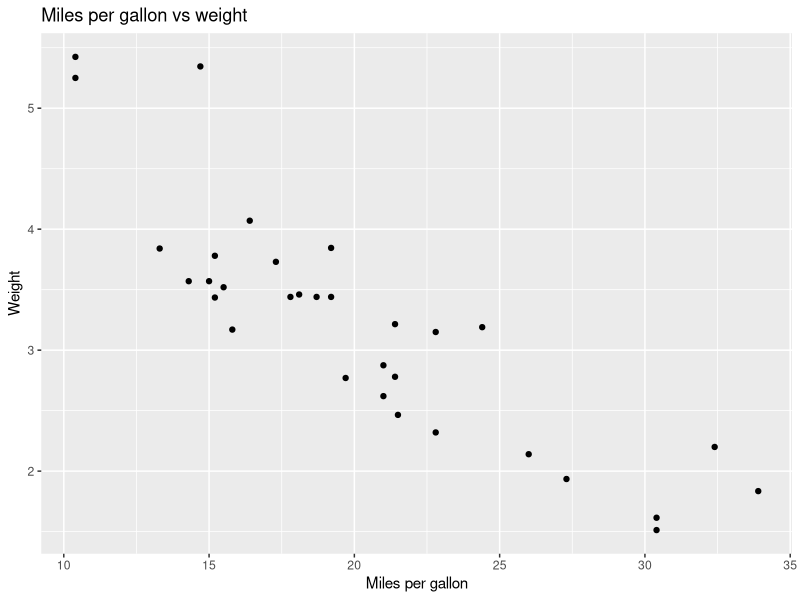

This chart was generated by the following R code:
library(ggplot2)
ggplot(mtcars,aes(x=mpg, y=wt))+geom_point()+ggtitle("Miles per gallon vs weight")+labs(y="Weight",x="Miles per gallon")